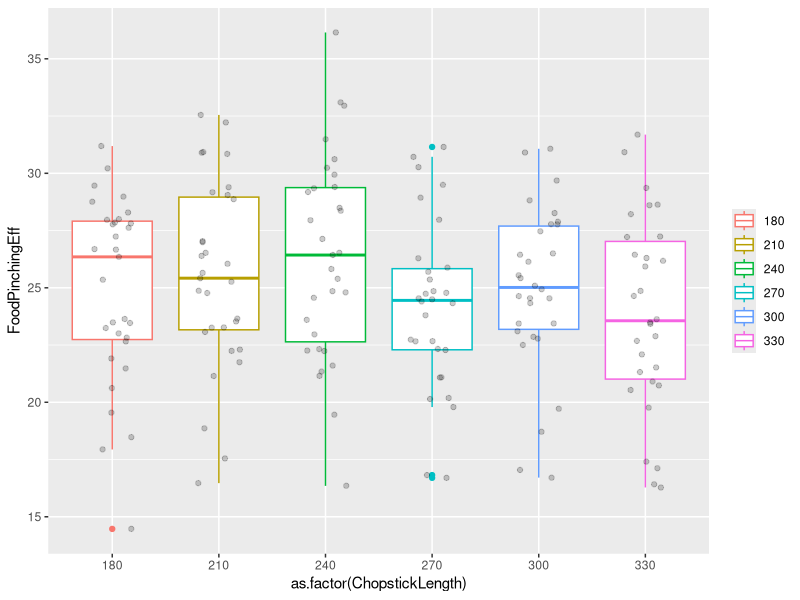

Write the R code that produced this figure.
## ---- chunk 1
library(reshape2)
library(psych)
library(ggplot2)
# Load the chopstick data
chopstickdata <- read.csv("data/chopstickdata.csv")
# Also get it in wide form for later use
chopstickdata.wide <- dcast(chopstickdata, Subject ~ ChopstickLength, value.var="FoodPinchingEff")

# Get the descriptives for each ChopstickLength. The [1:6,] just cuts off unused variables.
csdescriptives <- describeBy(chopstickdata, group = chopstickdata$ChopstickLength, mat = T)[1:6,]
# Get the variables we are interested in
csdescriptives <- csdescriptives[,c("group1",	"n",	"mean",	"sd",	"range")]
csdescriptives
## ---- chunk 2
ggplot(data = chopstickdata,
       aes(as.factor(ChopstickLength),FoodPinchingEff)) +
geom_boxplot(aes(color=as.factor(ChopstickLength))) + theme(legend.title=element_blank()) + geom_jitter(width = 0.2, alpha=0.2)

## ---- chunk 3
t.test(chopstickdata.wide$`240`, chopstickdata.wide$`270`, paired=T)
t.test(chopstickdata.wide$`240`, chopstickdata.wide$`300`, paired=T)
t.test(chopstickdata.wide$`270`, chopstickdata.wide$`300`, paired=T)
